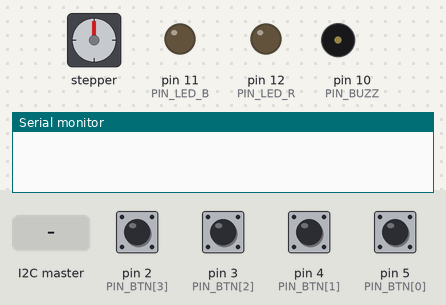
A sketch run on a simulated Arduino Uno, built with avr-gcc and run on an emulated ATmega328P. On the bench: stepper motor, output pins drawn as LEDs (lit = HIGH), buzzer (waves = sounding), the last lines printed to the serial monitor. The test bench sets the inputs (shaded band); at power-on: pin 2 (PIN_BTN[3]), pin 3 (PIN_BTN[2]), pin 4 (PIN_BTN[1]), pin 5 (PIN_BTN[0]) HIGH. Stepper angles assume 2048 steps per turn.

Above: at 1.2 s.
1.3 s: the I2C master sends the byte 1
At 3.5 s:
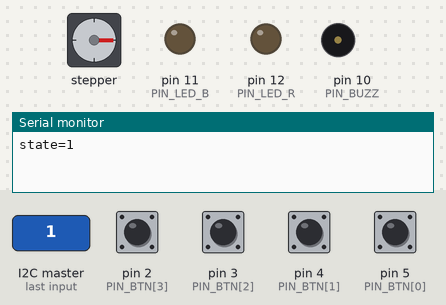
4.3 s: pin 2 (PIN_BTN[3]) pulled LOW for 0.15 s
At 4.37 s:
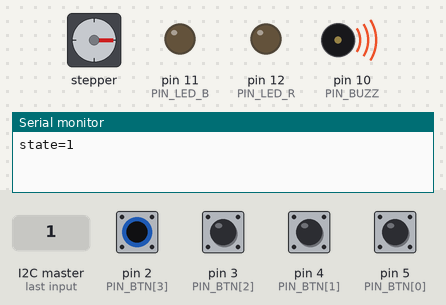
5.9 s: the I2C master sends the byte 0
At 6.35 s:
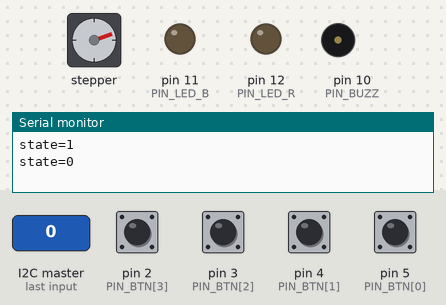
8.9 s: pin 3 (PIN_BTN[2]) pulled LOW for 0.15 s
At 8.97 s:
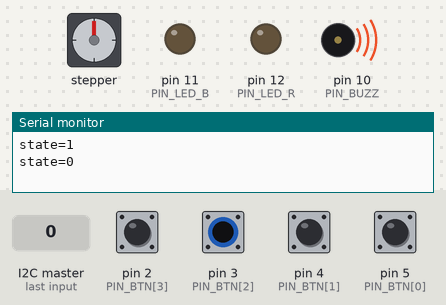
10.5 s: the I2C master sends the byte 2
At 10.95 s:
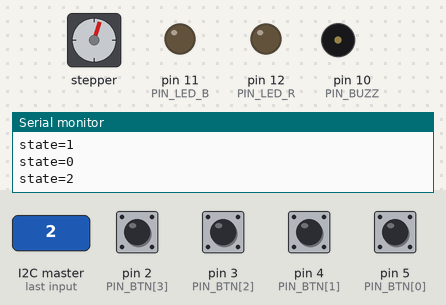
Timing chart, 0 to 13.5 s (numbered marks = the images above; inputs shaded):
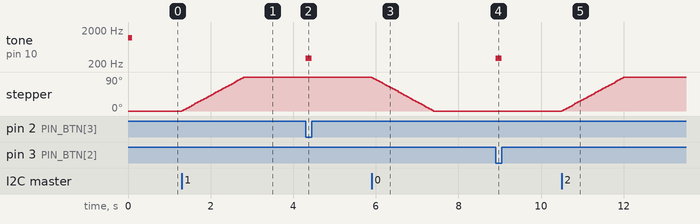

Measured:
- after the input at 1.3 s, stepper: turns 90° clockwise in 1.5 s, starting at once
- after the input at 4.3 s, tone on pin 10 (PIN_BUZZ): silent → 300 Hz at once, → silent 0.15 s later
- after the input at 5.9 s, stepper: turns 90° counter-clockwise in 1.5 s, starting at once
- after the input at 8.9 s, tone on pin 10 (PIN_BUZZ): silent → 300 Hz at once, → silent 0.15 s later
- after the input at 10.5 s, stepper: turns 90° clockwise in 1.5 s, starting at once

The sketch:

jjimkong_board_b.ino
```cpp
// 찜콩 보드 B - 잠금, 비밀번호

#include <Wire.h>
#include <Stepper.h>

const byte PIN_BTN[4] = {5, 4, 3, 2};   // 버튼 1~4
const byte PIN_BUZZ  = 10;
const byte PIN_LED_B = 11;
const byte PIN_LED_R = 12;

const byte MY_ADDR = 8;   // I2C 주소

const byte ST_IDLE = 0, ST_ARMED = 1, ST_WARN = 2, ST_ALARM = 3;

const byte PASSWORD[4] = {2, 4, 1, 3};
const int LOCK_STEPS = 512;              // 90도
const unsigned long PASS_TIMEOUT = 5000;

// 28BYJ-48은 IN1, IN3, IN2, IN4 순서로 넣어야 함
Stepper motor(2048, A0, A2, A1, A3);

volatile byte stateFromA = ST_IDLE;
volatile byte unlockFlag = 0;
byte state = ST_IDLE;
bool locked = false;
bool lastBtn[4] = {HIGH, HIGH, HIGH, HIGH};
unsigned long tBtn[4] = {0, 0, 0, 0};
byte passIndex = 0;
unsigned long tPass = 0, tFlash = 0;
bool flashRed = false;

void onReceive(int n) {
  while (Wire.available()) stateFromA = Wire.read();
  (void)n;
}
void onRequest() {
  Wire.write(unlockFlag);
  unlockFlag = 0;
}

void motorOff() {   // 발열 방지
  digitalWrite(A0, LOW); digitalWrite(A1, LOW);
  digitalWrite(A2, LOW); digitalWrite(A3, LOW);
}
void setLock(bool want) {
  if (want == locked) return;
  motor.step(want ? LOCK_STEPS : -LOCK_STEPS);
  motorOff();
  locked = want;
}

void passOk() {
  passIndex = 0;
  unlockFlag = 1;
  stateFromA = ST_IDLE;    // A 없어도 바로 해제
  tone(PIN_BUZZ, 1800, 120);
}
void pressed(byte num) {
  tPass = millis();
  if (num == PASSWORD[passIndex]) {
    passIndex++;
    tone(PIN_BUZZ, 1200, 40);
    if (passIndex == 4) passOk();
  } else {
    passIndex = (num == PASSWORD[0]) ? 1 : 0;
    tone(PIN_BUZZ, 300, 150);
  }
}
void readButtons() {
  for (byte i = 0; i < 4; i++) {
    bool now = digitalRead(PIN_BTN[i]);

    if (now != lastBtn[i] && millis() - tBtn[i] > 30) {   // 디바운스
      tBtn[i] = millis();
      lastBtn[i] = now;
      if (now == LOW) pressed(i + 1);
    }
  }
  if (passIndex > 0 && millis() - tPass > PASS_TIMEOUT) passIndex = 0;
}

void alarmEffects() {
  if (state == ST_ALARM) {
    if (millis() - tFlash >= 200) {
      tFlash = millis();
      flashRed = !flashRed;
      digitalWrite(PIN_LED_R, flashRed);
      digitalWrite(PIN_LED_B, !flashRed);
      tone(PIN_BUZZ, flashRed ? 1600 : 1000);
    }
  }
}

void setup() {
  for (byte i = 0; i < 4; i++) pinMode(PIN_BTN[i], INPUT_PULLUP);
  pinMode(PIN_BUZZ, OUTPUT);
  pinMode(PIN_LED_B, OUTPUT);
  pinMode(PIN_LED_R, OUTPUT);
  motor.setSpeed(10);   // 15 넘으면 탈조
  motorOff();

  Wire.begin(MY_ADDR);
  Wire.onReceive(onReceive);
  Wire.onRequest(onRequest);

  Serial.begin(9600);
  tone(PIN_BUZZ, 1200, 100);
}

void loop() {
  readButtons();

  byte s = stateFromA;
  if (s != state) {
    if (state == ST_ALARM) {
      noTone(PIN_BUZZ);
      digitalWrite(PIN_LED_R, LOW);
      digitalWrite(PIN_LED_B, LOW);
    }
    state = s;
    Serial.print(F("state=")); Serial.println(state);
  }

  setLock(state != ST_IDLE);
  alarmEffects();
}
```
